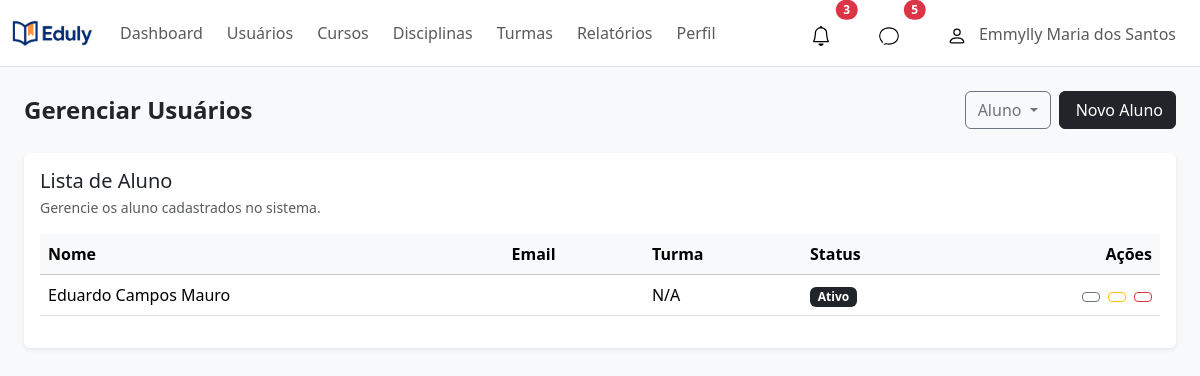
The page /gerenciar/ (signed in) on the database its author committed.
### apps/usuarios/models.py (models this page shows)
class Usuario(AbstractUser):
    perfil_acesso = models.CharField(max_length=20, choices=[
        ('Administrador', 'Administrador'),
        ('Professor', 'Professor'),
        ('Aluno', 'Aluno')
    ])

### apps/usuarios/views/views_perfil.py (the view)
# urls.py: path('gerenciar/', views_perfil.gerenciar_usuarios, name='gerenciar_usuarios'),
@login_required(login_url='usuarios:login_eduly')
@user_passes_test(is_admin, login_url='usuarios:home_redirect') # Garante que só admins acessem
def gerenciar_usuarios(request):
    tipo_usuario = request.GET.get('tipo', 'aluno')
    if tipo_usuario not in ['aluno', 'professor', 'administrador']:
        tipo_usuario = 'aluno'
    usuarios_filtrados = User.objects.filter(perfil_acesso=tipo_usuario.title())
    context = {
        'usuarios': usuarios_filtrados,
        'tipo_usuario': tipo_usuario,
        'active_page': 'usuarios'
    }
    return render(request, 'usuarios/gerenciar_usuarios.html', context)

### apps/usuarios/views/views_perfil.py (called while the page is built)
def is_admin(user):
    return user.is_authenticated and user.perfil_acesso == 'Administrador'

### apps/usuarios/templates/usuarios/gerenciar_usuarios.html (shortened to what this page needs)
{% extends "base.html" %}
{% load static %}
{% block content %}
<div class="container-fluid p-4">
    <div class="d-flex justify-content-between align-items-center mb-4">
        <h2 class="h4 fw-bold mb-0">Gerenciar Usuários</h2>
        <div class="d-flex">
            <div class="dropdown me-2">
                <button class="btn btn-outline-secondary dropdown-toggle" type="button" id="dropdownMenuButton1" data-bs-toggle="dropdown" aria-expanded="false">
                    {{ tipo_usuario|default:'Alunos'|title }}
                </button>
            </div>
            <a href="#" class="btn btn-dark">
                 Novo {{ tipo_usuario|default:'Aluno'|title }}
            </a>
        </div>
    </div>
    <div class="card border-0 shadow-sm">
        <div class="card-body">
            <h5 class="card-title">Lista de {{ tipo_usuario|default:'Alunos'|title }}</h5>
            <p class="card-subtitle text-muted small mb-3">
                Gerencie os {{ tipo_usuario|default:'alunos' }} cadastrados no sistema.
            </p>
            <div class="table-responsive">
                <table class="table table-hover align-middle">
                    <thead class="table-light">
                        <tr>
                            <th scope="col">Nome</th>
                            <th scope="col">Email</th>
                            {% if tipo_usuario == 'aluno' %}
                                <th scope="col">Turma</th>
                            {% endif %}
                            <th scope="col">Status</th>
                            <th scope="col" class="text-end">Ações</th>
                        </tr>
                    </thead>
                    <tbody>
                        {% for usuario in usuarios %}
                        <tr>
                            <td>{{ usuario.get_full_name|default:usuario.username }}</td>
                            <td>{{ usuario.email }}</td>
                            {% if tipo_usuario == 'aluno' %}
                                <td>{{ usuario.turma.nome|default:'N/A' }}</td>
                            {% endif %}
                            <td>
                                {% if usuario.is_active %}
                                    <span class="badge bg-dark">Ativo</span>
                                {% else %}
                                    <span class="badge bg-secondary">Inativo</span>
                                {% endif %}
                            </td>
                            <td class="text-end">
                                <a href="{% url 'usuarios:editar_usuario' usuario.id %}"
                                   class="btn btn-sm btn-outline-secondary me-1" title="Editar">
                                </a>
                                {% if usuario.is_active %}
                                    <a href="{% url 'usuarios:inativar_usuario' usuario.id %}"
                                       class="btn btn-sm btn-outline-warning me-1" title="Inativar">
                                    </a>
                                {% else %}
                                    <a href="{% url 'usuarios:reativar_usuario' usuario.id %}"
                                       class="btn btn-sm btn-outline-success me-1" title="Reativar">
                                        <i class="bi bi-person-check"></i>
                                    </a>
                                {% endif %}
                                <a href="{% url 'usuarios:excluir_usuario' usuario.id %}"
                                   class="btn btn-sm btn-outline-danger" title="Excluir">
                                </a>
                            </td>
                        </tr>
                        {% empty %}
                        <tr>
                            <td colspan="5" class="text-center text-muted py-4">
                                Nenhum {{ tipo_usuario|default:'aluno' }} encontrado.
                            </td>
                        </tr>
                        {% endfor %}
                    </tbody>
                </table>
            </div>
        </div>
    </div>
</div>
{% endblock %}

### templates/base.html (shortened to what this page needs)
{% load static %}
<!DOCTYPE html>
<html lang="pt-br">
<head>
    <link href="{% static 'css/bootstrap.min.css' %}" rel="stylesheet">
    <link href="{% static 'css/bootstrap-icons.css' %}" rel="stylesheet">
    <link href="{% static 'css/style.css' %}" rel="stylesheet">
</head>
<body class="bg-light">
{% include 'navbar.html' %}
<main>
    {% block content %}{% endblock %}
</main>
</body>
</html>

### templates/navbar.html (shortened to what this page needs)
{% load static %}
<nav class="navbar navbar-expand-lg navbar-light bg-white border-bottom">
    <div class="container-fluid">
        <a class="navbar-brand" href="{% url 'usuarios:home_redirect' %}">
            <img src="{% static 'img/logoEduly.jpg' %}" alt="Logo Eduly" width="80">
        </a>
        <div class="collapse navbar-collapse" id="navbarNav">
            <ul class="navbar-nav me-auto mb-2 mb-lg-0">
                {% if request.user.perfil_acesso == "Aluno" %}
                    <li class="nav-item"><a class="nav-link" href="{% url 'usuarios:dashboard_aluno' %}">Meus Cursos</a></li>
                    <li class="nav-item"><a class="nav-link" href="#">Notas</a></li>
                    <li class="nav-item"><a class="nav-link" href="#">Frequência</a></li>
                    <li class="nav-item"><a class="nav-link" href="#">Avisos</a></li>
                    <li class="nav-item"><a class="nav-link" href="{% url 'usuarios:perfil_usuario' %}">Perfil</a></li>
                {% elif request.user.perfil_acesso == "Administrador" %}
                    <li class="nav-item"><a class="nav-link" href="{% url 'usuarios:dashboard_administrador' %}">Dashboard</a></li>
                    <li class="nav-item"><a class="nav-link" href="{% url 'usuarios:gerenciar_usuarios' %}">Usuários</a></li>
                    <li class="nav-item"><a class="nav-link" href="#">Cursos</a></li>
                    <li class="nav-item"><a class="nav-link" href="#">Disciplinas</a></li>
                    <li class="nav-item"><a class="nav-link" href="#">Turmas</a></li>
                    <li class="nav-item"><a class="nav-link" href="#">Relatórios</a></li>
                    <li class="nav-item"><a class="nav-link" href="{% url 'usuarios:perfil_usuario' %}">Perfil</a></li>
                {% endif %}
            </ul>
            <ul class="navbar-nav ms-auto d-flex align-items-center">
                <li class="nav-item me-3">
                    <a class="nav-link position-relative" href="#">
                        <img src="{% static 'img/bell.svg' %}" alt="notificacao" width="20" class="rounded-circle me-2">
                        <span class="position-absolute top-0 start-100 translate-middle badge rounded-pill bg-danger">3</span>
                    </a>
                </li>
                <li class="nav-item me-3">
                    <a class="nav-link position-relative" href="#">
                        <img src="{% static 'img/chat.svg' %}" alt="chat" width="20" class="rounded-circle me-2">
                        <span class="position-absolute top-0 start-100 translate-middle badge rounded-pill bg-danger">5</span>
                    </a>
                </li>
                <li class="nav-item dropdown">
                    <a class="nav-link position-relative" href="#">
                        <img src="{% static 'img/avatar.svg' %}" alt="Avatar" width="20" class="rounded-circle me-2">
                        <span>{{ request.user.get_full_name|default:request.user.username }}</span>
                    </a>
                </li>
            </ul>
        </div>
    </div>
</nav>

### static/css/style.css (style rules this page uses)
.navbar-nav .nav-link { color: #5a5a5a; font-weight: 500; margin: 0 0.25rem; padding: 0.5rem 1rem; }

### rows shown on the page
Usuario: user.get_full_name "Emmylly Maria dos Santos"
Usuario: perfil_acesso "Aluno", perfil_acesso "aluno", get_full_name "Eduardo Campos Mauro", turma.nome "N/A", is_active "Ativo"
